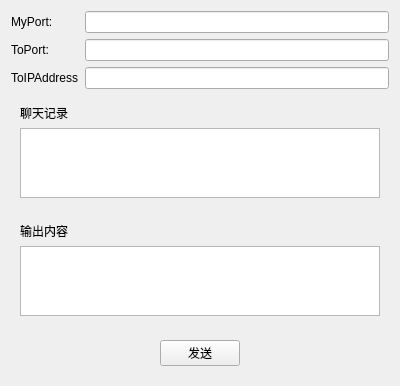
<?xml version="1.0" encoding="UTF-8"?>
<ui version="4.0">
 <class>udp2</class>
 <widget class="QWidget" name="udp2">
  <property name="geometry">
   <rect>
    <x>0</x>
    <y>0</y>
    <width>400</width>
    <height>300</height>
   </rect>
  </property>
  <property name="windowTitle">
   <string>Form</string>
  </property>
  <layout class="QVBoxLayout" name="verticalLayout_4">
   <item>
    <layout class="QVBoxLayout" name="verticalLayout_3">
     <item>
      <widget class="QWidget" name="widget" native="true">
       <layout class="QGridLayout" name="gridLayout">
        <property name="leftMargin">
         <number>0</number>
        </property>
        <property name="topMargin">
         <number>0</number>
        </property>
        <property name="rightMargin">
         <number>0</number>
        </property>
        <property name="bottomMargin">
         <number>0</number>
        </property>
        <item row="0" column="0">
         <widget class="QLabel" name="label">
          <property name="text">
           <string>MyPort:</string>
          </property>
         </widget>
        </item>
        <item row="0" column="1">
         <widget class="QLineEdit" name="myport"/>
        </item>
        <item row="1" column="0">
         <widget class="QLabel" name="label_2">
          <property name="text">
           <string>ToPort:</string>
          </property>
         </widget>
        </item>
        <item row="1" column="1">
         <widget class="QLineEdit" name="toport"/>
        </item>
        <item row="2" column="0">
         <widget class="QLabel" name="label_3">
          <property name="text">
           <string>ToIPAddress</string>
          </property>
         </widget>
        </item>
        <item row="2" column="1">
         <widget class="QLineEdit" name="toip"/>
        </item>
       </layout>
      </widget>
     </item>
     <item>
      <widget class="QWidget" name="widget_2" native="true">
       <layout class="QVBoxLayout" name="verticalLayout">
        <item>
         <widget class="QLabel" name="label_4">
          <property name="text">
           <string>聊天记录</string>
          </property>
         </widget>
        </item>
        <item>
         <widget class="QTextEdit" name="record">
          <property name="readOnly">
           <bool>true</bool>
          </property>
         </widget>
        </item>
       </layout>
      </widget>
     </item>
     <item>
      <widget class="QWidget" name="widget_3" native="true">
       <layout class="QVBoxLayout" name="verticalLayout_2">
        <item>
         <widget class="QLabel" name="label_5">
          <property name="text">
           <string>输出内容</string>
          </property>
         </widget>
        </item>
        <item>
         <widget class="QTextEdit" name="input"/>
        </item>
       </layout>
      </widget>
     </item>
     <item>
      <widget class="QWidget" name="widget_4" native="true">
       <layout class="QHBoxLayout" name="horizontalLayout">
        <item>
         <spacer name="horizontalSpacer">
          <property name="orientation">
           <enum>Qt::Horizontal</enum>
          </property>
          <property name="sizeHint" stdset="0">
           <size>
            <width>40</width>
            <height>20</height>
           </size>
          </property>
         </spacer>
        </item>
        <item>
         <widget class="QPushButton" name="send">
          <property name="text">
           <string>发送</string>
          </property>
         </widget>
        </item>
        <item>
         <spacer name="horizontalSpacer_2">
          <property name="orientation">
           <enum>Qt::Horizontal</enum>
          </property>
          <property name="sizeHint" stdset="0">
           <size>
            <width>40</width>
            <height>20</height>
           </size>
          </property>
         </spacer>
        </item>
       </layout>
      </widget>
     </item>
    </layout>
   </item>
  </layout>
 </widget>
 <resources/>
 <connections/>
</ui>
